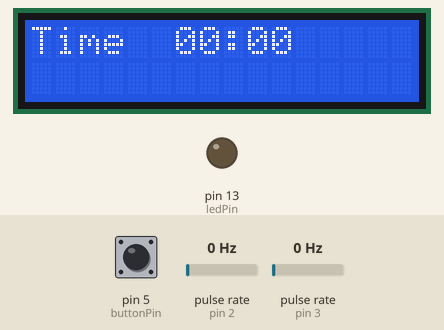
The sketch below on a simulated Arduino Uno, built with avr-gcc and run on an emulated ATmega328P. On the bench: 16×2 character LCD, output pins drawn as LEDs (lit = HIGH). Wiring (inferred from the names in the program): 2 × pulse sensor: data pin 2 / data pin 3. The inputs (shaded band) are chosen by the test bench; at power-on: pin 5 (buttonPin) LOW, pulse rate (sensors on pin 2, pin 3) 0 Hz. What the sketch prints to the serial monitor is not drawn.

Above: at 2.2 s.
2.3 s: pin 5 (buttonPin) pulled HIGH for 1 s
At 3.3 s:
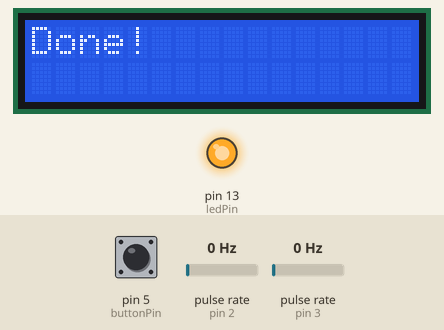
5.1 s: pulse rate (sensor on pin 2) set to 4 Hz
At 5.4 s:
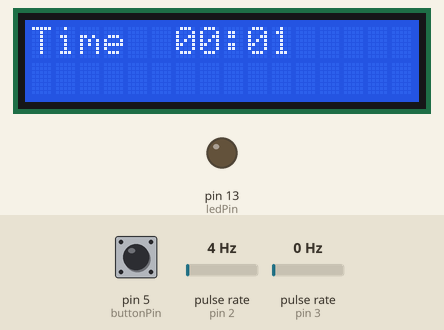
6.7 s: pulse rate (sensor on pin 3) set to 4 Hz
At 7.04 s:
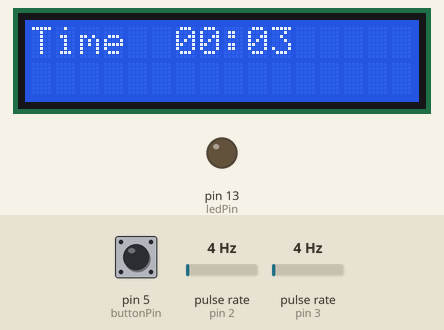
8.4 s: pin 5 (buttonPin) pulled HIGH for 0.15 s
At 8.63 s:
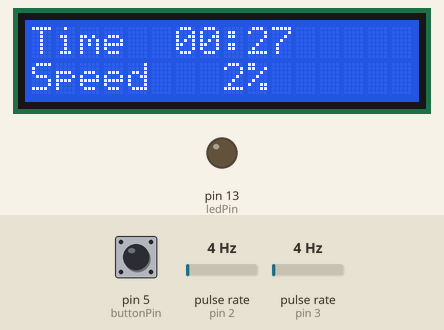
9.1 s: pulse rate (sensor on pin 2) set to 150 Hz
At 9.96 s:
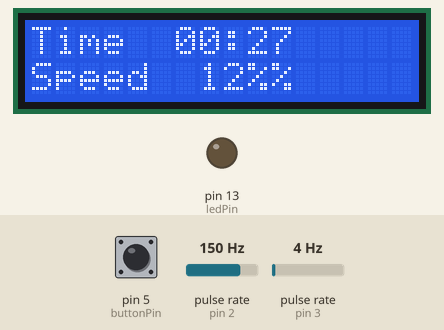
11.7 s: pin 5 (buttonPin) pulled HIGH for 0.15 s
At 13.3 s:
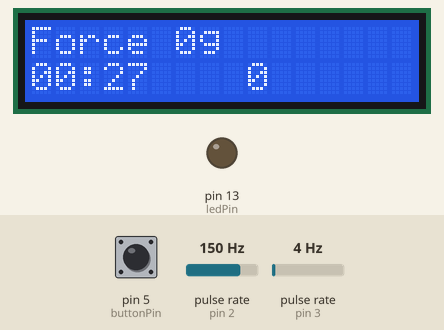
Timing chart, 0 to 14.8 s (numbered marks = the images above; inputs shaded):
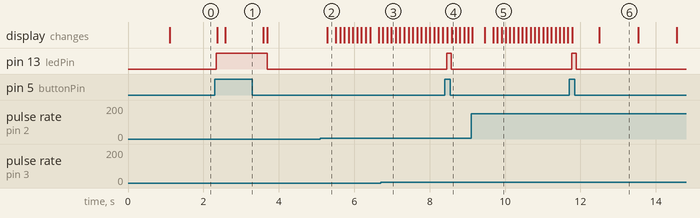

Measured:
- after the input at 2.3 s, pin 13 (ledPin): LOW → HIGH at once, → LOW 1.3 s later; the display: first changes after 0.07 s (image 1 shows a later state)
- after the input at 5.1 s, the display: changes after 0.19 s (image 2)
- after the input at 6.7 s, the display: first differs from a run without the input after 0.29 s (image 3)
- after the input at 8.4 s, pin 13 (ledPin): LOW → HIGH after 0.05 s, → LOW 0.12 s later; the display: first changes after 0.07 s (image 4 shows a later state)
- after the input at 11.7 s, pin 13 (ledPin): LOW → HIGH after 0.07 s, → LOW 0.11 s later
- what the display in image 6 shows lasts 1.0 s, from 12.5 s to 13.5 s

The sketch:

BHA_Centrifuge_menu___encoder.ino
```cpp
// Use this sketch to test the user interface, without actually activating the motor

#include <Wire.h>
#include <LiquidCrystal_I2C.h>

/* *******************************************************
/  LCD
*/
// Set the LCD address to 0x27 for a 16 chars and 2 line display
LiquidCrystal_I2C lcd(0x27,16,2);
/* *******************************************************
*/

/* *******************************************************
/  Global Machine Settings
*/
static int Settings[2] = { 0, 0}; // RPM goal, time
/* *******************************************************
*/

/* *******************************************************
/  Machine User Interface Buttons
*/
boolean buttonState = 0; // Start button
// set pin numbers:
const int buttonPin = 5;     // the number of the pushbutton pin
const int ledPin =  13;      // the number of the LED pin
/* *******************************************************
*/

/* *******************************************************
/  Set the initial state of the machine
*/
const char* state = "StateTimeProgramming";
/* *******************************************************
*/

/* *******************************************************
/  Time tracking variables
*/
uint32_t lastTick = 0; // Global Clock
uint32_t stateStartTime = 0; // Start state Clock
uint32_t StateDt; // Time within a state
uint32_t PhaseStartTime = 0;
int LCDTime = 0;

/* Useful Constants */
#define SECS_PER_MIN  (60UL)
#define SECS_PER_HOUR (3600UL)
#define SECS_PER_DAY  (SECS_PER_HOUR * 24L)

/* Useful Macros for getting elapsed time */
#define numberOfSeconds(_time_) (_time_ % SECS_PER_MIN)
#define numberOfMinutes(_time_) ((_time_ / SECS_PER_MIN) % SECS_PER_MIN)
#define numberOfHours(_time_) (( _time_% SECS_PER_DAY) / SECS_PER_HOUR)
#define elapsedDays(_time_) ( _time_ / SECS_PER_DAY)

/* *******************************************************
*/

//these pins can not be changed 2/3 are special pins
int encoderPin1 = 2;
int encoderPin2 = 3;

volatile int lastEncoded = 0;
volatile long encoderValue = 0;

long lastencoderValue = 0;

int lastMSB = 0;
int lastLSB = 0;

int RPM = 0;
int Gforce = 0;
int CurrentRPM = 0;

void setup() {
  // Update clock
  lastTick = millis();

  // Initialize I2C
  Wire.begin();

  // Open serial connection
  Serial.begin(9600);
  Serial.println(F("BioHack Academy Centrifuge"));

  // Initialize the LCD
  lcd.init();
  lcd.backlight();
  lcd.clear();
  lcd.setCursor(0,0);
  lcd.print(F("BioHack Academy"));
  lcd.setCursor(0,1);
  lcd.print(F("Centrifuge"));
  delay(1000);
  lcd.clear();

  // initialize the LED pin as an output:
  pinMode(ledPin, OUTPUT);
  // initialize the pushbutton pin as an input:
  pinMode(buttonPin, INPUT);

  // rotary encoder
  pinMode(encoderPin1, INPUT);
  pinMode(encoderPin2, INPUT);

  digitalWrite(encoderPin1, HIGH); //turn pullup resistor on
  digitalWrite(encoderPin2, HIGH); //turn pullup resistor on

  //call updateEncoder() when any high/low changed seen
  //on interrupt 0 (pin 2), or interrupt 1 (pin 3)
  attachInterrupt(0, updateEncoder, CHANGE);
  attachInterrupt(1, updateEncoder, CHANGE);
}

void loop() {
  // Update clock
  uint32_t time = millis();
  uint16_t dt = time-lastTick;
  lastTick = time;

  // Button updates
  buttonState = digitalRead(buttonPin);

  // check if the pushbutton is pressed.
  // if it is, the buttonState is HIGH:
  if (buttonState == HIGH) {
    // turn LED on:
    digitalWrite(ledPin, HIGH);
  }
  else {
    // turn LED off:
    digitalWrite(ledPin, LOW);
  }

  machineUpdate(dt);

  buttonState = 0;

  delay(100);
}

void machineUpdate(uint16_t dt) {

  if(state == "StateTimeProgramming") {
    if(encoderValue < 0) encoderValue = 0;
    if(encoderValue > 51) encoderValue = 51;
    Serial.println(encoderValue);

    // Convert encoder to time steps
    if(encoderValue < 30) Settings[1] = map(encoderValue, 0, 30, 0, 30);
    else if(encoderValue < 36) Settings[1] = map(encoderValue, 30, 36, 30, 60);
    else if(encoderValue < 40) Settings[1] = map(encoderValue, 36, 40, 60, 120);
    else if(encoderValue < 48) Settings[1] = map(encoderValue, 40, 48, 120, 600);
    else if(encoderValue < 52) Settings[1] = map(encoderValue, 48, 52, 600, 3000);
    else Settings[1] = 0;

    lcd.setCursor(0,0);
    lcd.print(F("Time"));
    lcd.setCursor(6,0);
    lcd.print(time(Settings[1]));

    if(buttonState > 0) {
      stateChange("StateRPMProgramming");
      encoderValue = 0;
    }
  }

  if(state == "StateRPMProgramming") {

    // Sanity check
    if(encoderValue < 0) encoderValue = 0;
    if(encoderValue > 100) encoderValue = 100;

    // Convert percentage into stepper signal
    Settings[0] = map((int) encoderValue, 0, 100, 21, 255);

    lcd.setCursor(0,1);
    lcd.print(F("Speed"));
    lcd.setCursor(6,1);
    if(encoderValue < 10) lcd.print(F(" "));
    if(encoderValue < 100) lcd.print(F(" "));
    lcd.print(encoderValue);
    lcd.print(F("%"));

    if(buttonState > 0) {
      stateChange("StateSpin");
      encoderValue = 0;
    }
  }

  if(state == "StateSpin") {
    // Spin the rotor

    // Time in current state
    StateDt = millis() - PhaseStartTime;

    // Update status every second
    LCDTime += dt;
    if(LCDTime > 1000) {
      LCDTime = 0;
      // Print to LCD
      lcd.clear();
      lcd.setCursor(0,0);
      lcd.print(F("Force "));
      lcd.print(Gforce);
      lcd.print(F("g"));
      lcd.setCursor(0,1);
      lcd.print(time(Settings[1] - StateDt/1000));
      lcd.print(F(" "));
      lcd.print(CurrentRPM);
    }

    // Spin down after time runs out
    if(StateDt > Settings[1]*1000) {
      stateChange("StateStop");
    }

    if(buttonState > 0) {
      stateChange("StateStop");
    }
  }

  if(state == "StateStop") {
    // Stop the rotor and return to programming mode
    lcd.clear();
    lcd.setCursor(0,0);
    lcd.print(F("Done! "));
    delay(1000);
    lcd.clear();
    stateChange("StateTimeProgramming");
  }
}

static void stateChange(const char* newstate) {
  state = newstate;
  PhaseStartTime = millis();
  buttonState = 0;
  Serial.println(state);
}

String time(int val){
  int days = elapsedDays(val);
  int hours = numberOfHours(val);
  int minutes = numberOfMinutes(val);
  int seconds = numberOfSeconds(val);

  String returnval = "";

  // digital clock display of current time
  returnval = printDigits(minutes) + ":" + printDigits(seconds) + "   ";

  return returnval;
}

String printDigits(int digits){
  // utility function for digital clock display: prints colon and leading 0
  String returnval = "";
  if(digits < 10)
    returnval += "0";
  returnval += digits;

  return returnval;
}

void updateEncoder(){
  int MSB = digitalRead(encoderPin1); //MSB = most significant bit
  int LSB = digitalRead(encoderPin2); //LSB = least significant bit

  int encoded = (MSB << 1) |LSB; //converting the 2 pin value to single number
  int sum  = (lastEncoded << 2) | encoded; //adding it to the previous encoded value

  if(sum == 0b1101 || sum == 0b0100 || sum == 0b0010 || sum == 0b1011) encoderValue ++;
  if(sum == 0b1110 || sum == 0b0111 || sum == 0b0001 || sum == 0b1000) encoderValue --;

  lastEncoded = encoded; //store this value for next time
}
```
